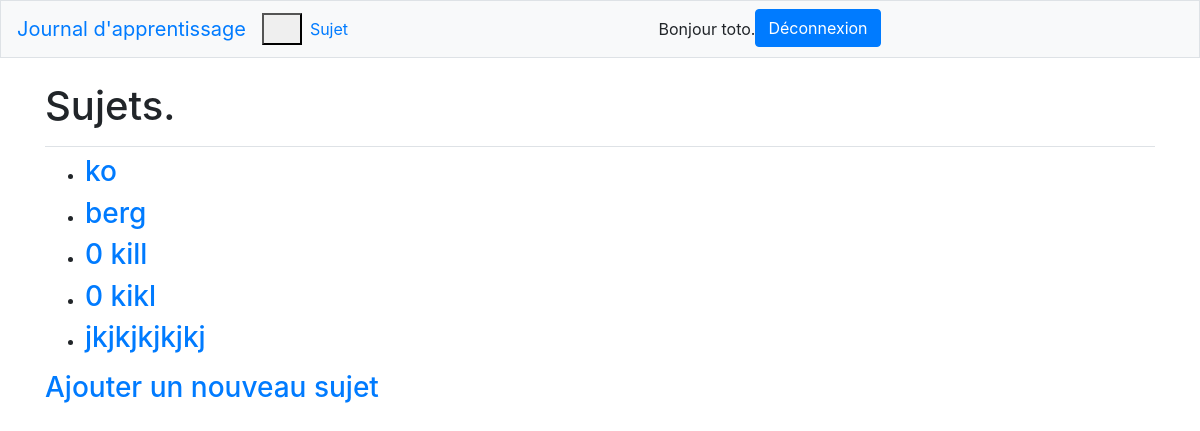
The page /topics/ (signed in) on the database its author committed.
### journaux_apprentissage/models.py (models this page shows)
class Topic(models.Model):
    text = models.CharField(max_length=200)
    date_added = models.DateTimeField(auto_now_add=True)
    owner = models.ForeignKey(User, on_delete=models.CASCADE)
    def __str__(self):
        return self.text

### journaux_apprentissage/views.py (the view)
# urls.py: path('topics/', views.topics, name='topics'),
@login_required
def topics(request):
    topics = Topic.objects.filter(owner=request.user).order_by('date_added')
    context = {'topics': topics}
    return render(request, 'journaux_apprentissage/topics.html', context)

### journaux_apprentissage/templates/journaux_apprentissage/topics.html
{% extends "journaux_apprentissage/base.html" %}
{% block page_header %}
    <h1>Sujets.</h1>
{% endblock page_header %}
{% block content %}
    <ul>
        {% for topic in topics %}
            <li><h3>
                <a href="{% url 'journaux_apprentissage:topic' topic.id %}">{{ topic }}</a>
            </h3></li>
        {% empty %}
            <li><h3>Aucun sujet n'a encore été ajouter.</h3></li>
        {% endfor %}
    </ul>
    <h3><a href="{% url 'journaux_apprentissage:new_topic' %}">
        Ajouter un nouveau sujet</a></h3>
{% endblock content %}

### journaux_apprentissage/templates/journaux_apprentissage/base.html (shortened to what this page needs)
{% load bootstrap4 %}
<!doctype html>
<html lang="fr">
<head>
    {% bootstrap_css %}
</head>
<body>
    <nav class="navbar navbar-expand-md navbar light bg-light mb-4 border">
    <a class="navbar-brand" href="{% url 'journaux_apprentissage:index' %}">
        Journal d'apprentissage</a>
    <button class="navbar-toogler" type="button" data-toggle="collapse"
        data-target="#navbarCollapse" aria-controls="navbarCollapse"
        aria-expanded="false" aria-label="Toogle navigation">
        <span class="navbar-toggler-icon"></span>
    </button>
    <div class="collapse navbar-collapse" id="navbarCollapse">
        <ul class="navbar-nav mr-auto">
            <li class="nav-item">
                <a class="nav-link"
                    href="{% url 'journaux_apprentissage:topics' %}">Sujet</a>
            </li>
        </ul>
        <ul class="navbar-nav mr-auto">
            {% if user.is_authenticated %}
                <li class="nav-item">
                    <span class="navbar-text">Bonjour {{ user.username }}.</span>
                </li>
                <li>
                    <form method="post" action="{% url 'utilisateurs:logout' %}">
                        <button name="submit" class="btn btn-primary ">Déconnexion</button>
                    </form>
                </li>
            {% endif %}
        </ul>
    </div>
    </nav>
    <main role="main" class="container">
        <div class="pb-2 mb-2 border-bottom">
            {% block page_header %}{% endblock page_header %}
        </div>
        <div>
            {% block content %}{% endblock content %}
        </div>
    </main>
</body>

### rows shown on the page
Topic: text "ko"
Topic: text "berg"
Topic: text "0 kill"
Topic: text "0 kikl"
Topic: text "jkjkjkjkjkj"

### other values the page prints
{{ user.username }} "toto"
